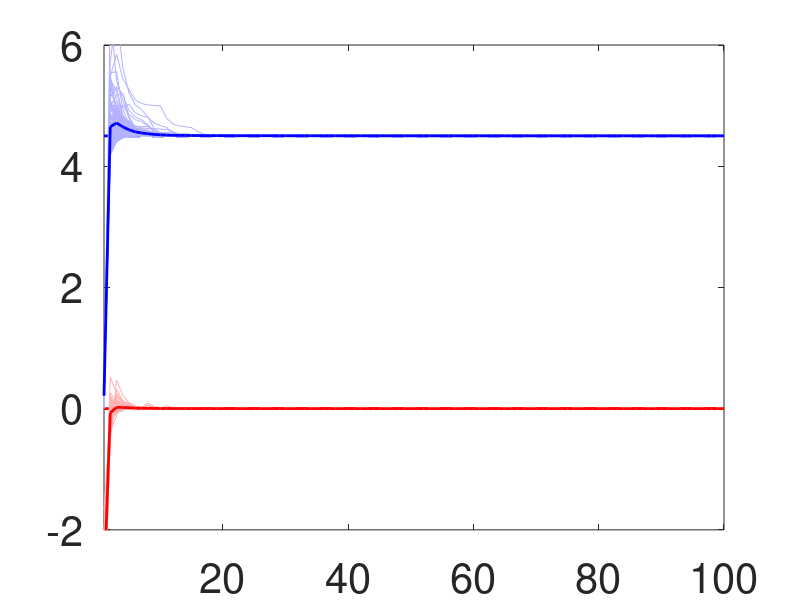
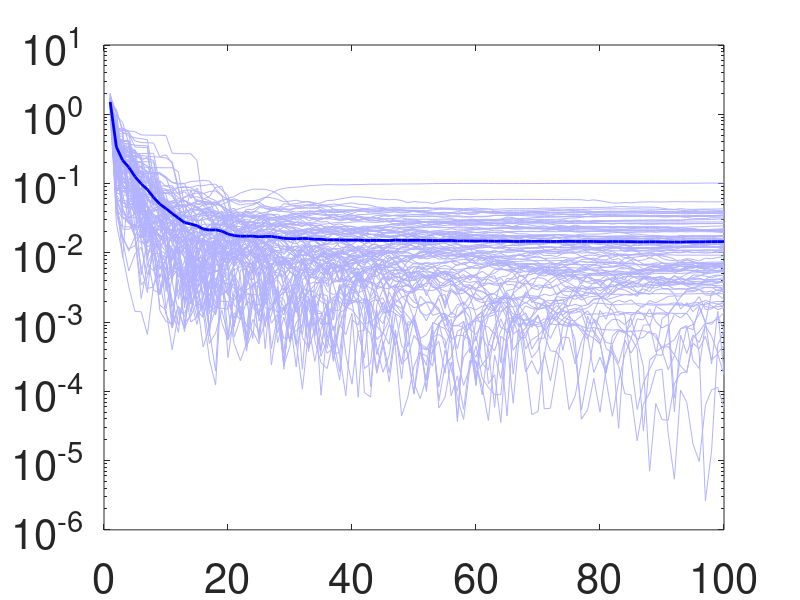

Source code (MATLAB) for these figures, in order:
function fig4_linear
%plot figure 4 / c) & d)
%the linear constraint
video = 0;
if video
    v = VideoWriter('constrained.mp4','MPEG-4');
    open(v);
end

%obj function and constrain fcn and accurate solution
obj_fcn = @(W)      sum(W.^2,1);
constrain_fcn = @(W)    sum(W,1) - 3;
grad_constrain_fcn = @(W)   W;
Hess_constrain_fcn = @(W)   repmat([0,0;0,0],[1,1,size(W,2)]);


%set up hyper parameters
p_N = 50;  %N = number of particle;
lambda = 1;  sigma = 1; alpha = 50; eps = 0.01; %parameter in equation
gama = 0.1; tN = 100; stop_criteria = 10^(-14); %parameter in leaning algorithm

%problem set up
dim = 2;  w_star = [3/2;3/2];
simu_N = 100; vW_success_rate = 0; dist = 0; 


f_record = zeros(tN,simu_N);
g_record = zeros(tN,simu_N);
er_record = zeros(tN,simu_N);
vW_record = zeros(dim, tN,simu_N);
vW_final_record = zeros(dim,simu_N);


for simu = 1:simu_N
    %initialization of the weights
    W = rand(dim,p_N)*6-3;
    f = zeros(1,p_N);
    for t = 1:tN %this is for full batch
        
        idx = 1:p_N;

        %calculate f_j, for j \in B
        f(idx) = obj_fcn(W(:,idx));

        %calculate v_W and fv
        omega = exp(-alpha*(f(idx)-min(f)));
        sum_omega = sum(omega);
        v_W = sum(W(:,idx) .* omega,2)/sum_omega;
        vW_record(:,t,simu) = v_W;
        f_record(t,simu) = obj_fcn(v_W);
        g_record(t,simu) = constrain_fcn(v_W);
        er_record(t,simu) = norm(v_W - w_star)/sqrt(dim);

        if video
            figure(3)
            plot(0,0,'k*','MarkerSize',10,'LineWidth',1);
            hold on;
            plot(W(1,:),W(2,:),'b*'); 
            plot(w_star(1),w_star(2),'g*','MarkerSize',10,'LineWidth',2)
            plot(v_W(1),v_W(2),'r*','MarkerSize',10,'LineWidth',2)
            xlim([-4,4]); ylim([-4,4]);
            x1 = linspace(-4,4,100); x2 = 3-x1;
            plot(x1,x2,'k');
            hold off;
            frame = getframe(gcf);
            writeVideo(v,frame);

         if or(or(or ( t==5, t==1), t==50), t==100)
             set(gca,'FontSize',30);
             1;
         end
        end

        %the step towards v_W
        diff = W(:,idx) - v_W;
        temp_CBO = lambda*gama*diff - sqrt(gama)*sigma*diff.*randn(size(diff));
         
        %update by algorithm 3 
        g = constrain_fcn(W(:,idx));
        gd_g = grad_constrain_fcn(W(:,idx));
        Hess_g = Hess_constrain_fcn(W(:,idx));
        gd_gsqr = 2*g.*gd_g;
        for j = 1:p_N
            Hess_gsqr = 2*gd_g(:,j)*gd_g(:,j)' + 2*g(j)*Hess_g(:,:,j);
            temp = gama/eps*gd_gsqr(:,j) + temp_CBO(:,j);
            W(:,idx(j)) = W(:,idx(j)) -(eye(dim)+gama/eps*Hess_gsqr)\temp;
        end


        
        
        %check step criteria
        concentrate = sum(sum((W(:,idx) - v_W).^2))/dim/p_N;
        if or(concentrate < stop_criteria, t == tN)
            figure(1)
            if simu == 1
            plot([1,t],[obj_fcn(w_star), obj_fcn(w_star)], 'b--','LineWidth',2);
            hold on;
            plot([1,t],[constrain_fcn(w_star), constrain_fcn(w_star)], 'r--','LineWidth',2);
            hold on;
            end
            plot(f_record(1:t,simu),'Color',[.7,.7,1]);
            plot(g_record(1:t,simu),'Color',[1,.7,.7]);

            figure(2)
            semilogy(er_record(1:t,simu),'Color',[.7,.7,1])
            hold on;
            
            omega = exp(-alpha*(f(idx)-min(f)));
            sum_omega = sum(omega);
            vW_final_record(:,simu) = sum(W(:,idx) .* omega,2)/sum_omega;
            break;
        end



    end
    if video
        close(v);
    end
    
    test = abs(v_W - w_star) < 0.1;
    if sum(test) == dim
        vW_success_rate = vW_success_rate+1;
    end
    dist = dist + norm(v_W - w_star)/sqrt(dim);
end
dist = dist/simu_N;
[dist,vW_success_rate]

figure(1)
plot(mean(f_record,2),'b-','LineWidth',2);
plot(mean(g_record,2),'r-','LineWidth',2);
xlim([1,100]); ylim([-2,6]);
set(gca,'FontSize',30);
% name = 'eq1_1_plane';
% print(gcf, '-depsc', name);

figure(2)
semilogy(mean(er_record,2),'b-','LineWidth',2);
set(gca,'FontSize',30);
% name = 'eq1_2_plane';
% print(gcf, '-depsc', name);

1;
